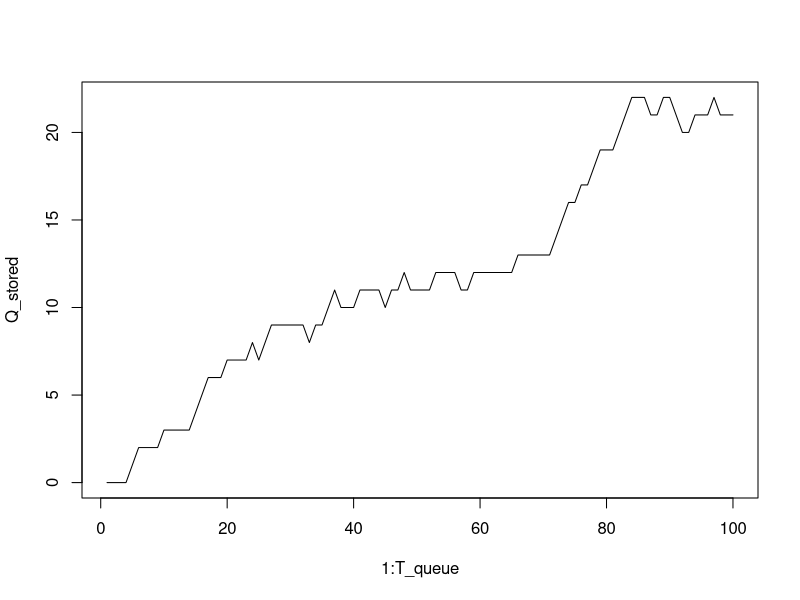

Write the R code that produced this figure.
rm(list = ls())
runQ <- function(Pin, Pout, T_queue) {
  #Write a function "runQ.R" that takes three input variables: 
  #runQ <- function(Pin, Pout, T_queue) and
  #simulates a queue for T_queue minutes 
  #plot the length of the queue over time
  
  #Start with an empty gueue: 
  Q_length <- 0
  Q_stored <- rep(0,T_queue)
  for (t in 1:T_queue){
    #Every minute, a new customer is added to the queue with probability Pin
    if (runif(1)<Pin){
      Q_length <- Q_length + 1
    }
    #Also every minute, a customer is finished with probability Pout and leaves the queue
    if(runif(1)<Pout && Q_length>0){
      Q_length <- Q_length - 1
    }
    Q_stored[t]<-Q_length
  }
  
 #plot the length of the queue over time
  plot(1:T_queue, Q_stored, type='l')
  
}
# Example usage:
runQ(0.6, 0.4, 100)